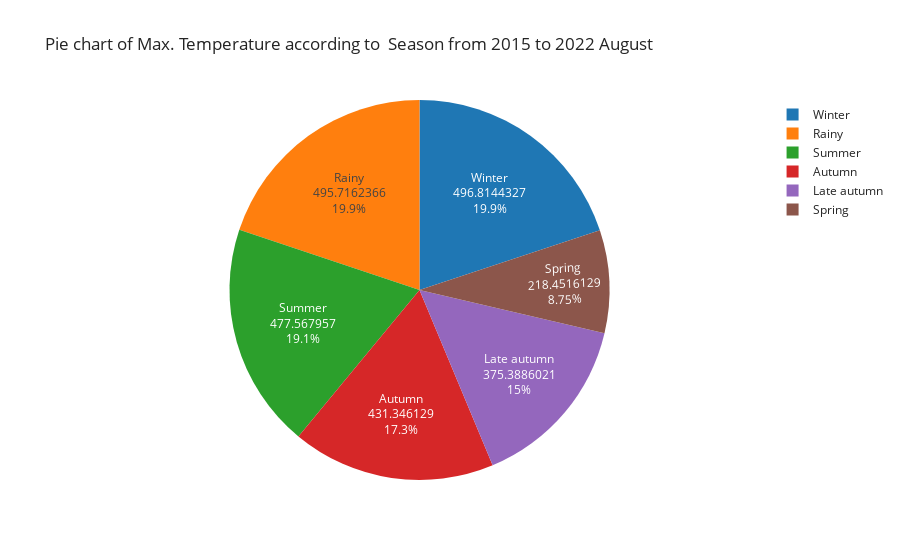

The notebook cell this image was saved under:
### Code cell
pio.templates.default = "simple_white"
fig = px.pie(data_frame=x,values="Average Max. Temperature",names='Season',labels= {"Season"},
             title="Pie chart of Max. Temperature according to  Season from 2015 to 2022 August")
fig.update_traces(textposition ='inside',textinfo='percent+label+value')
fig.show()

### Figure 1 — Plotly figure (JSON) as saved in the notebook; plotly's stock layout.template omitted (floating-point values rounded to 4 significant figures)
{"data": [{"domain": {"x": [0, 1], "y": [0, 1]}, "hovertemplate": "Season=%{label}<br>Average Max. Temperature=%{value}<extra></extra>", "labels": ["Winter", "Winter", "Spring", "Summer", "Summer", "Rainy", "Rainy", "Autumn", "Autumn", "Late autumn", "Late autumn", "Winter", "Winter", "Winter", "Spring", "Summer", "Summer", "Rainy", "Rainy", "Autumn", "Autumn", "Late autumn", "Late autumn", "Winter", "Winter", "Winter", "Spring", "Summer", "Summer", "Rainy", "Rainy", "Autumn", "Autumn", "Late autumn", "Late autumn", "Winter", "Winter", "Winter", "Spring", "Summer", "Summer", "Rainy", "Rainy", "Autumn", "Autumn", "Late autumn", "Late autumn", "Winter", "Winter", "Winter", "Spring", "Summer", "Summer", "Rainy", "Rainy", "Autumn", "Autumn", "Late autumn", "Late autumn", "Winter", "Winter", "Winter", "Spring", "Summer", "Summer", "Rainy", "Rainy", "Autumn", "Autumn", "Late autumn", "Late autumn", "Winter", "Winter", "Winter", "Spring", "Summer", "Summer", "Rainy", "Rainy", "Autumn", "Autumn", "Late autumn", "Late autumn", "Winter", "Winter", "Winter", "Spring", "Summer", "Summer", "Rainy", "Rainy"], "legendgroup": "", "name": "", "showlegend": true, "textinfo": "percent+label+value", "textposition": "inside", "type": "pie", "values": [20.98, 23.1, 26.18, 28.07, 31.26, 31.61, 31.15, 30.91, 31.08, 28.12, 24.74, 20.45, 19.85, 24.57, 28.1, 31.81, 30.58, 30.8, 30.02, 32.05, 30.14, 28.89, 25.47, 23.12, 22.02, 25.18, 25.83, 29.77, 30.09, 31.81, 30.91, 30.71, 31.1, 29.19, 25.28, 22.99, 20.53, 24.14, 28.3, 29.05, 29.37, 31.4, 31.17, 31.06, 30.43, 27.7, 24.27, 20.76, 20.38, 21.81, 26.33, 28.68, 31.1, 31.48, 31.2, 32.33, 29.61, 28.0, 25.66, 19.59, 18.2, 21.92, 26.69, 28.6, 29.41, 30.43, 29.89, 31.41, 29.72, 30.02, 25.28, 21.09, 21.04, 24.15, 27.86, 30.05, 29.03, 30.05, 30.49, 30.25, 30.55, 28.83, 23.95, 20.63, 19.78, 20.54, 29.16, 30.38, 30.31, 31.23, 32.08]}], "layout": {"legend": {"tracegroupgap": 0}, "title": {"text": "Pie chart of Max. Temperature according to  Season from 2015 to 2022 August"}}}
